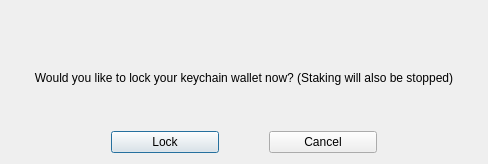
<?xml version="1.0" encoding="UTF-8"?>
<ui version="4.0">
 <class>LockDialog</class>
 <widget class="QDialog" name="LockDialog">
  <property name="geometry">
   <rect>
    <x>0</x>
    <y>0</y>
    <width>488</width>
    <height>164</height>
   </rect>
  </property>
  <property name="sizePolicy">
   <sizepolicy hsizetype="Expanding" vsizetype="Expanding">
    <horstretch>0</horstretch>
    <verstretch>0</verstretch>
   </sizepolicy>
  </property>
  <property name="windowTitle">
   <string>Transaction Details</string>
  </property>
  <layout class="QVBoxLayout" name="verticalLayout" stretch="0,0">
   <property name="topMargin">
    <number>30</number>
   </property>
   <item>
    <layout class="QHBoxLayout" name="horizontalLayout" stretch="0">
     <property name="leftMargin">
      <number>20</number>
     </property>
     <property name="rightMargin">
      <number>20</number>
     </property>
     <item>
      <widget class="QLabel" name="label">
       <property name="lineWidth">
        <number>3</number>
       </property>
       <property name="text">
        <string>Would you like to lock your keychain wallet now? (Staking will also be stopped)</string>
       </property>
       <property name="alignment">
        <set>Qt::AlignCenter</set>
       </property>
       <property name="wordWrap">
        <bool>true</bool>
       </property>
      </widget>
     </item>
    </layout>
   </item>
   <item>
    <layout class="QHBoxLayout" name="horizontalLayout_5">
     <property name="spacing">
      <number>50</number>
     </property>
     <property name="leftMargin">
      <number>100</number>
     </property>
     <property name="rightMargin">
      <number>100</number>
     </property>
     <item>
      <widget class="QPushButton" name="btnOK">
       <property name="text">
        <string>Lock</string>
       </property>
      </widget>
     </item>
     <item>
      <widget class="QPushButton" name="btnCancel">
       <property name="text">
        <string>Cancel</string>
       </property>
      </widget>
     </item>
    </layout>
   </item>
  </layout>
 </widget>
 <resources/>
 <connections/>
</ui>
